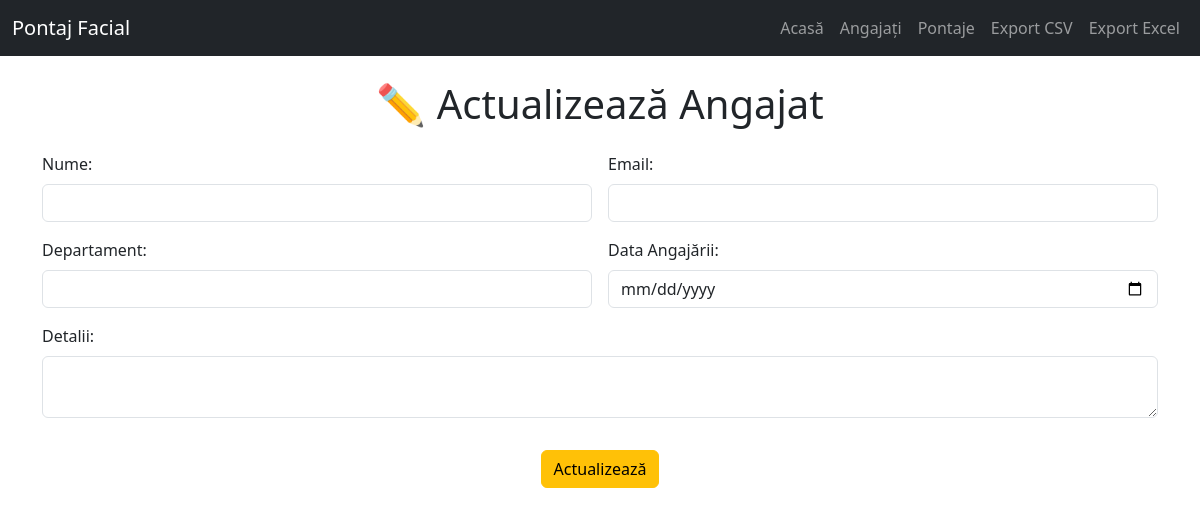
The app's page /update_employee/27, older data.
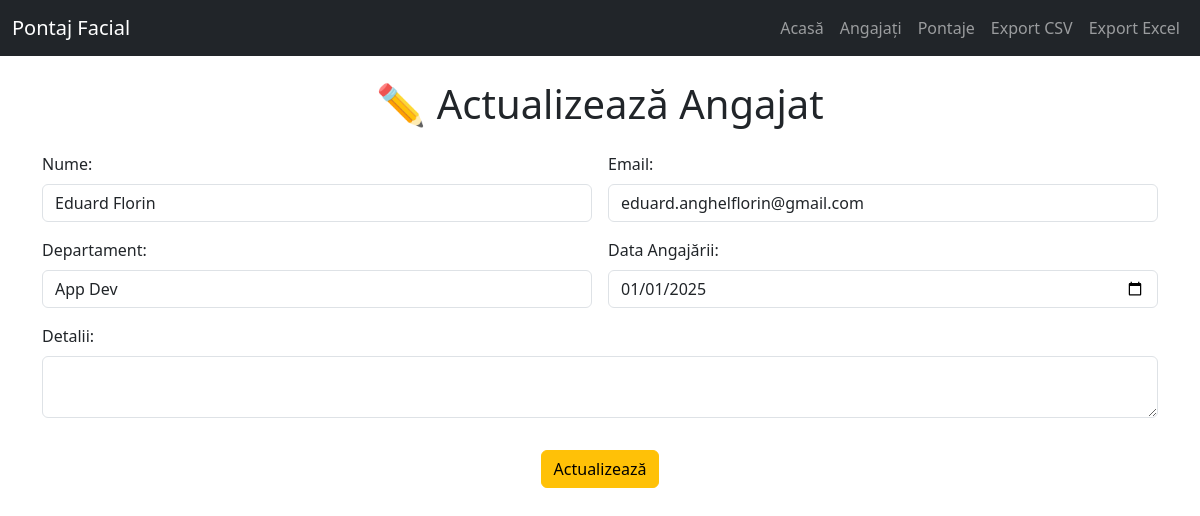
The same page, newer data.
### tables this page shows
CREATE TABLE employees (
    id INTEGER PRIMARY KEY AUTOINCREMENT,
    nume TEXT NOT NULL,
    email TEXT NOT NULL,
    departament TEXT,
    data_angajarii TEXT,
    detalii TEXT
);

### app.py (the view)
@app.route('/update_employee/<int:id>', methods=['GET', 'POST'])
def update_employee(id):
    conn = sqlite3.connect('attendance.db')
    cursor = conn.cursor()
    if request.method == 'POST':
        nume = request.form['nume']
        email = request.form['email']
        departament = request.form['departament']
        data_angajarii = request.form['data_angajarii']
        detalii = request.form['detalii']
        cursor.execute("""
            UPDATE employees
            SET nume = ?, email = ?, departament = ?, data_angajarii = ?, detalii = ?
            WHERE id = ?
        """, (nume, email, departament, data_angajarii, detalii, id))
        conn.commit()
        conn.close()
        return redirect(url_for('list_employees', success='updated'))
    else:
        cursor.execute("SELECT * FROM employees WHERE id = ?", (id,))
        employee = cursor.fetchone()
        conn.close()
        return render_template('update_employee.html', employee=employee)

### templates/update_employee.html (shortened to what this page needs)
{% extends "base.html" %}
{% block content %}
    <h1 class="text-center mb-4">✏️ Actualizează Angajat</h1>
    <form method="post" class="row g-3">
        <div class="col-md-6">
            <label class="form-label">Nume:</label>
            <input type="text" name="nume" class="form-control" value="{{ employee[1] }}" required>
        </div>
        <div class="col-md-6">
            <label class="form-label">Email:</label>
            <input type="email" name="email" class="form-control" value="{{ employee[2] }}" required>
        </div>
        <div class="col-md-6">
            <label class="form-label">Departament:</label>
            <input type="text" name="departament" class="form-control" value="{{ employee[3] }}">
        </div>
        <div class="col-md-6">
            <label class="form-label">Data Angajării:</label>
            <input type="date" name="data_angajarii" class="form-control" value="{{ employee[4] }}">
        </div>
        <div class="col-12">
            <label class="form-label">Detalii:</label>
            <textarea name="detalii" class="form-control">{{ employee[5] }}</textarea>
        </div>
        <div class="col-12 text-center">
            <button type="submit" class="btn btn-warning mt-3">Actualizează</button>
        </div>
    </form>
{% endblock %}

Row changes from the older to the newer data that the page shows:
added employees: nume "Eduard Florin", email "eduard.anghelflorin@gmail.com", departament "App Dev", data_angajarii "01/01/2025"
